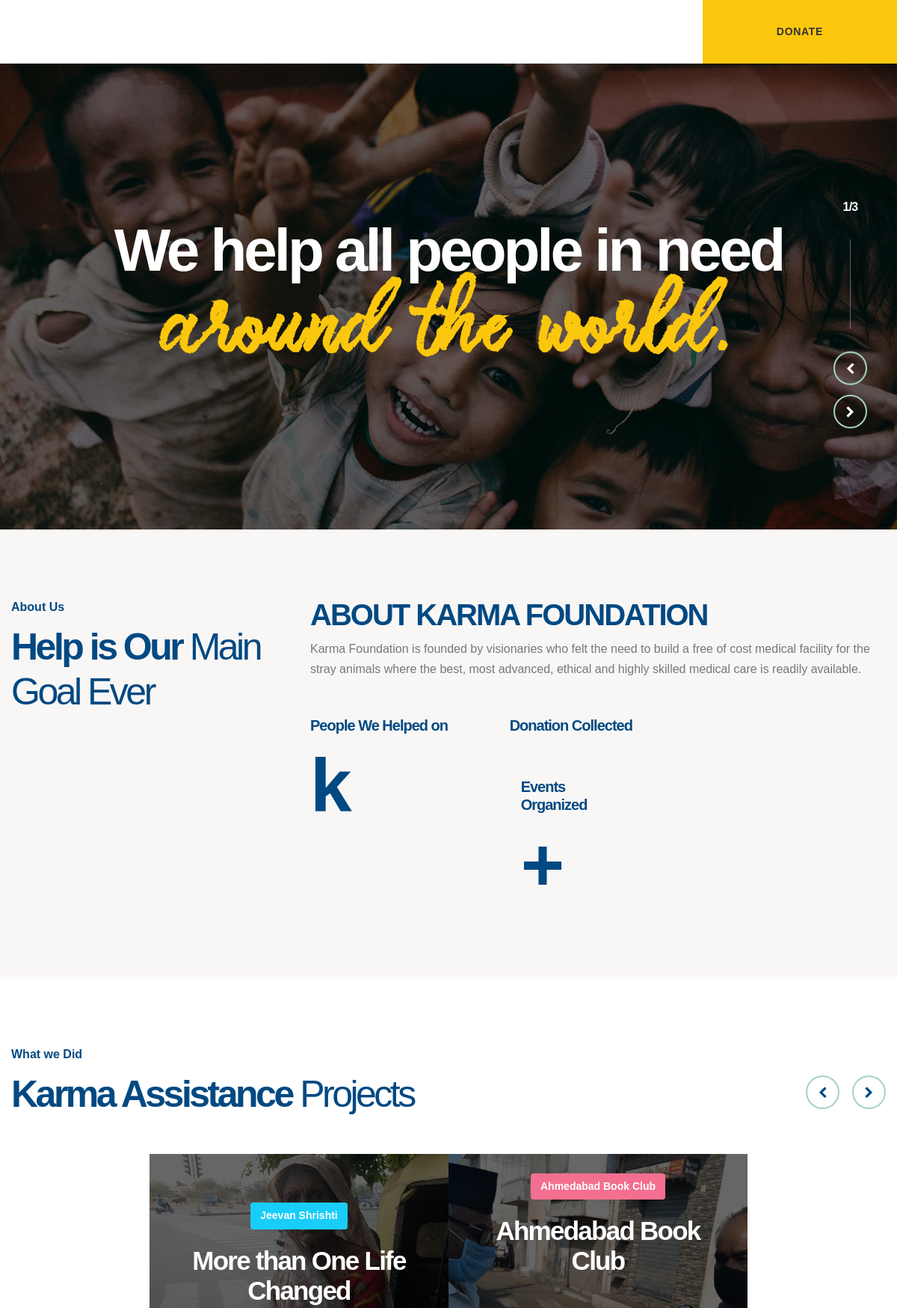
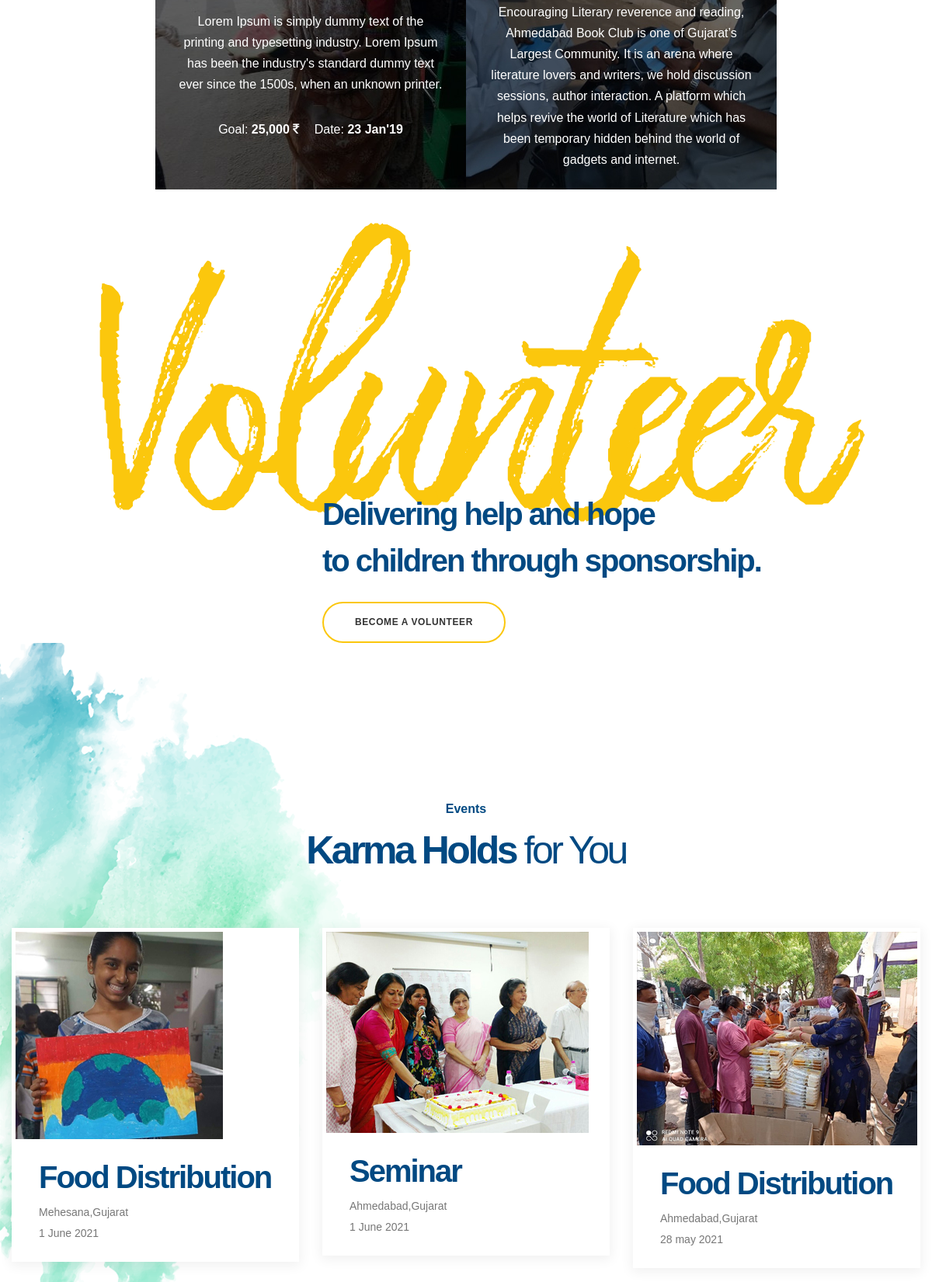
The page /Extra/index2.php (upper part) on the database its author committed (2 pictures, top to bottom).
### tables this page shows
CREATE TABLE `about_us_1` (
  `heading` varchar(100) DEFAULT NULL,
  `content` varchar(500) DEFAULT NULL
);

CREATE TABLE `karma_ini` (
  `e_id` int(8) NOT NULL,
  `e_name` varchar(400) NOT NULL,
  `e_heading` varchar(500) NOT NULL,
  `e_description` varchar(1000) NOT NULL,
  `e_content` varchar(5000) NOT NULL,
  `e_img` varchar(100) NOT NULL,
  `status` tinyint(1) DEFAULT NULL,
  `link` varchar(1000) NOT NULL
);

CREATE TABLE `events` (
  `ev_id` int(11) NOT NULL,
  `ev_img` varchar(500) NOT NULL,
  `alter_img` varchar(500) NOT NULL,
  `ev_head` varchar(500) NOT NULL,
  `ev_place` varchar(500) NOT NULL,
  `ev_date` varchar(500) NOT NULL
);

### Extra/index2.php (the view, shortened to what this page needs)
<!DOCTYPE html>
<?php
include("db.php");
?>
<html lang="en">
<head>
		<link rel="stylesheet" href="css/styles.min.css"/>
		<link rel="stylesheet" href="assets/css/custom_style.css"/>
	</head>
	<body>
		<div class="page-wrapper">
			<header class="header header--front">
				<div class="container-fluid">
					<div class="row no-gutters justify-content-between">
						<div class="col-auto d-flex align-items-center">
							<div class="dropdown-trigger d-none d-sm-block">
								<div class="dropdown-trigger__item"></div>
							</div>
							<div class="header-logo"><a class="header-logo__link" href="index.html"><img class="header-logo__img logo--light" src="assets/images/logo_white.png" alt="logo"/></a></div>
						</div>
						<div class="col-auto">
							<nav>
								<ul class="main-menu">
									<li class="main-menu__item"><a class="main-menu__link" href="#"><span>Home</span></a></li>
									<li class="main-menu__item"><a class="main-menu__link" href="#"><span>About Us</span></a></li>
									<li class="main-menu__item main-menu__item--has-child"><a class="main-menu__link" href="javascript:void(0);"><span>Karma Initiatives</span></a>
									</li>
									<li class="main-menu__item"><a class="main-menu__link" href="event.php"><span>Events</span></a></li>
									<li class="main-menu__item"><a class="main-menu__link" href="https://docs.google.com/forms/d/e/1FAIpQLSe-bzGMBq0P4Y8Gm4A34Ciw9LEGWniPEZ1gQDCiWXkPjaXjMA/viewform"><span>Contacts</span></a></li>
								</ul>
							</nav>
						</div>
						<div class="col-auto d-flex align-items-center">
							<a class="button button--squared" href="#"><span>Donate</span></a>
						</div>
					</div>
				</div>
			</header>
			<main class="main">
				<section class="promo">
					<div class="promo-slider">
						<div class="promo-slider__item promo-slider__item--style-1">
							<picture>
								<source srcset="img/promo_1.jpg" media="(min-width: 992px)"/><img class="img--bg" src="img/promo_1.jpg" alt="img"/>
							</picture>
							<div class="container">
								<div class="row">
									<div class="col-12">
										<div class="align-container">
											<div class="align-container__item">
												<div class="promo-slider__wrapper-1">
													<h2 class="promo-slider__title"><span>We help all people in need</span> <span>around the world.</span></h2>
												</div>
											</div>
										</div>
									</div>
								</div>
							</div>
						</div>
					</div>
					<div class="slider__nav slider__nav--promo">
						<div class="promo-slider__count"></div>
						<div class="slider__arrows">
							<div class="slider__prev"><i class="fa fa-chevron-left" aria-hidden="true"></i>
							</div>
							<div class="slider__next"><i class="fa fa-chevron-right" aria-hidden="true"></i>
							</div>
						</div>
					</div>
				</section>
				<section class="section about--front-2 background--brown">
					<div class="container">
						<div class="row">
							<div class="col-xl-4">
								<div class="heading heading--primary"><span class="heading__pre-title">About Us</span>
									<h2 class="heading__title no-margin-bottom"><span>Help is Our</span> <span>Main Goal Ever</span></h2>
								</div>
							</div>
							<div class="col-xl-8">
<?php
                                                $abo="Select * from about_us_1;";
                                                $qry=$conn->query($abo);
                                                $res=$qry->fetch_assoc()
                                                ?>
                                        <tbody>
                                            <tr>
                                                <td><h3><?php echo $res["heading"]; "<br>";?></h3></td>
                                                </tr>
                                                <tr>
                                                        <td><?php echo $res["content"];?></td>
                                                    </tr>
                                        </tbody>
								<div class="row margin-top offset-margin">
									<div class="col-md-4 text-md-left text-center">
										<div class="counter-item counter-item--style-3">
											<div class="counter-item__top">
												<h6 class="counter-item__title">People We Helped on <?php echo $res["hel"];?></h6>
											</div>
											<div class="counter-item__lower"><span>k</span></div>
										</div>
									</div>
									<div class="col-md-4 text-md-left text-center">
										<div class="counter-item counter-item--style-3">
											<div class="counter-item__top">
												<h6 class="counter-item__title">Donation Collected</h6>
											</div>
									</div>
										<div class="col-md-4 text-md-left text-center">
										<div class="counter-item counter-item--style-3">
											<div class="counter-item__top">
												<h6 class="counter-item__title">Events Organized</h6>
											</div>
											<div class="counter-item__lower"><span>+</span></div>
										</div>
									</div>
								</div>
							</div>
						</div>
					</div>
				</section>
				<section class="section">
					<div class="container">
						<div class="row align-items-end margin-bottom">
							<div class="col-sm-6">
								<div class="heading heading--primary"><span class="heading__pre-title">What we Did</span>
									<h2 class="heading__title no-margin-bottom"><span>Karma Assistance</span> <span>Projects</span></h2>
								</div>
							</div>
							<div class="col-sm-6 text-sm-right">
								<div class="slider__nav projects-slider__nav">
									<div class="slider__arrows">
										<div class="slider__prev"><i class="fa fa-chevron-left" aria-hidden="true"></i>
										</div>
										<div class="slider__next"><i class="fa fa-chevron-right" aria-hidden="true"></i>
										</div>
									</div>
								</div>
							</div>
						</div>
					</div>
					<div class="projects-slider">
						<div class="projects-slider__item">
							<div class="projects-masonry__item projects-masonry__item--primary projects-masonry__item--height-2">
								<div class="projects-masonry__img"><img class="img--bg" src="img/projects-slider_1.jpg" alt="img"/>
									<div class="projects-masonry__inner"><span class="projects-masonry__badge" style="background: #19cdf9;">Jeevan Shrishti</span>
										<h3 class="projects-masonry__title"> <a href="#">More than One Life Changed</a></h3>
										<p>Lorem Ipsum is simply dummy text of the printing and typesetting industry. Lorem Ipsum has been the industry's standard dummy text ever since the 1500s, when an unknown printer.</p>
										<div class="projects-masonry__details-holder">
											<div class="projects-masonry__details-item"><span>Goal: </span><span>25,000 <i class="fa fa-rupee"></i></span></div>
											<div class="projects-masonry__details-item"><span>Date: </span><span>23 Jan'19</span></div>
										</div>
									</div>
								</div>
							</div>
						</div>
						<div class="projects-slider__item">
							<div class="projects-masonry__item projects-masonry__item--primary projects-masonry__item--height-2">
								<div class="projects-masonry__img"><?php
    										$qes_event = "SELECT * FROM karma_ini where e_id='1'";
    										$qry_event=$conn->query($qes_event);
											$res_event=$qry_event->fetch_assoc()
											?>
        <a target="_blank"  ?>
            <img class="img--bg" src="<?php echo 'img/'.$res_event["e_img"]; ?>" alt="$alter_img" />
        </a>
										<div class="projects-masonry__inner"><span class="projects-masonry__badge" style="background: #F36F8F;"><?php
                                                $stu1="Select * from karma_ini where e_id='1';";
                                                $qry1=$conn->query($stu1);
                                                $res1=$qry1->fetch_assoc()?>
                                                <?php echo $res1["e_name"];?>
                                                </span>
										<?php
                                                $stu="Select * from karma_ini where e_id='1';";
                                                $qry=$conn->query($stu);
                                                while($res=$qry->fetch_assoc())
                                                {
                                                    ?>
                                       <h3 class="projects-masonry__title"><a href="ahmedabad_book_club.php"><?php echo $res["e_heading"];?></a></h3>
                                        <?php echo '<br>';?>
                                        <?php echo $res["e_description"];?>
<?php
}
?>
									</div>
								</div>
							</div>
						</div>
				</section>
				<section class="section text-section padding-bottom">
					<div class="container">
						<div class="row">
							<div class="col-12 text-center">
								<h2 class="text-section__heading">Volunteer</h2>
							</div>
						</div>
						<div class="row">
							<div class="col-lg-8 offset-lg-4 col-xl-7 offset-xl-4">
								<h3 class="text-section__title">Delivering help and hope <br/>to children through sponsorship.</h3>
									<a class="button button--primary" href="insert_team.php">
								Become a Volunteer</a>
							</div>
						</div>
					</div>
				</section>
				<section class="section events padding-top"><img class="events__bg" src="img/events_bg.png" alt="img"/>
					<div class="container">
						<div class="row margin-bottom">
							<div class="col-12">
								<div class="heading heading--primary heading--center"><span class="heading__pre-title">Events</span>
									<h2 class="heading__title"><span>Karma Holds</span> <span>for You</span></h2>
								</div>
							</div>
						</div>
						<div class="row">
							<div class="col-md-6 col-lg-4">
								<div class="event-item">
										<?php
    										$qes_event = "SELECT * FROM events where ev_id='1'";
    										$qry_event=$conn->query($qes_event);
											while ($res_event=$qry_event->fetch_assoc())
    												{
        $imageURL = 'img/'.$res_event["ev_img"];
        $heading = $res_event["ev_head"];
        $place = $res_event["ev_place"];
        $date = $res_event["ev_date"];
    ?>
        <a target="_blank" >
            <img src="<?php echo $imageURL; ?>" alt="$alter_img" />
            <div class="event-item__content">
			<h3 class="event-item__title"> <?php echo $heading; ?></h3>
           	<p> <?php echo $place; ?></p>
            <p><?php echo $date; ?></p>
			</div>
        </a>
    <?php
    }
    ?></div>
					</div>
							<div class="col-md-6 col-lg-4">
								<div class="event-item">
										<?php
    										$qes_event = "SELECT * FROM events where ev_id='2'";
    										$qry_event=$conn->query($qes_event);
											while ($res_event=$qry_event->fetch_assoc())
    												{
        $imageURL = 'img/'.$res_event["ev_img"];
        $heading = $res_event["ev_head"];
        $place = $res_event["ev_place"];
        $date = $res_event["ev_date"];
    ?>
            <img src="<?php echo $imageURL; ?>" alt="$alter_img" />
            <div class="event-item__content">
										<h3 class="event-item__title"> <?php echo $heading; ?></h3>
           <p> <?php echo $place; ?></p>
            <p><?php echo $date; ?></p>
									</div>
    <?php
    }
    ?></div>
							</div>
							<div class="col-md-6 col-lg-4">
								<div class="event-item">
										<?php
    										$qes_event = "SELECT * FROM events where ev_id='3'";
    										$qry_event=$conn->query($qes_event);
											while ($res_event=$qry_event->fetch_assoc())
    												{
        $imageURL = 'img/'.$res_event["ev_img"];
        $heading = $res_event["ev_head"];
        $place = $res_event["ev_place"];
        $date = $res_event["ev_date"];
    ?>
            <img src="<?php echo $imageURL; ?>" alt="$alter_img" />
            <div class="event-item__content">
										<h3 class="event-item__title"> <?php echo $heading; ?></h3>
           <p> <?php echo $place; ?></p>
            <p><?php echo $date; ?></p>
									</div>
    <?php
    }
    ?></div>
							</div>
					</div>
				</section>
			</main>
		</div>
	</body>
</html>

### rows shown on the page
about_us_1: heading "ABOUT KARMA FOUNDATION", content "Karma Foundation is founded by visionaries who felt the need to build a free of cost medical facility for the stray animals where the best, most advanced, ethical and highly skilled medical care is readily available."
karma_ini: e_img (picture), e_name "Ahmedabad Book Club", e_heading "Ahmedabad Book Club", e_description "Encouraging Literary reverence and reading, Ahmedabad Book Club is one of Gujarat’s Largest Community. It is an arena where literature lovers and writers, we hold discussion sessions, author interaction. A platform which helps revive the world of Literature which has been temporary hidden behind the world of gadgets and internet."
events: ev_img (picture), ev_head "Food Distribution", ev_place "Mehesana,Gujarat", ev_date "1 June 2021"
events: ev_img (picture), ev_head "Seminar", ev_place "Ahmedabad,Gujarat", ev_date "1 June 2021"
events: ev_img (picture), ev_head "Food Distribution", ev_place "Ahmedabad,Gujarat", ev_date "28 may 2021"
